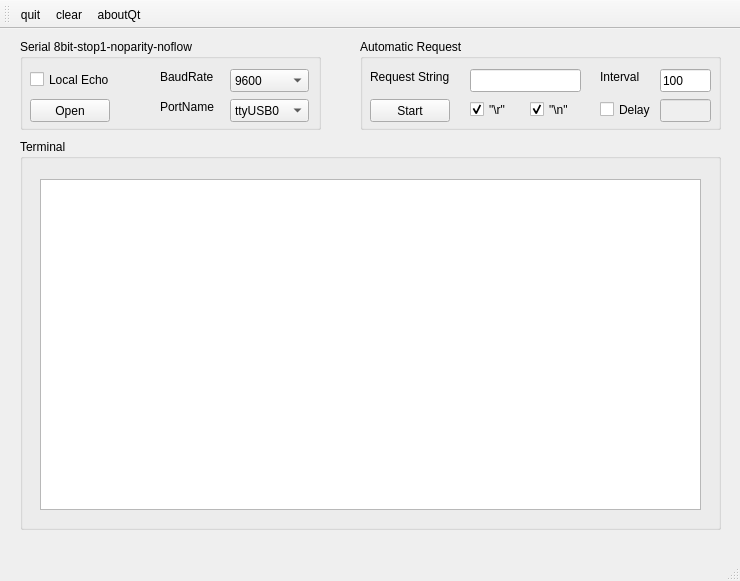
<?xml version="1.0" encoding="UTF-8"?>
<ui version="4.0">
 <class>qtserialterminal</class>
 <widget class="QMainWindow" name="qtserialterminal">
  <property name="geometry">
   <rect>
    <x>0</x>
    <y>0</y>
    <width>740</width>
    <height>581</height>
   </rect>
  </property>
  <property name="windowTitle">
   <string>qtserialterminal</string>
  </property>
  <widget class="QWidget" name="centralWidget">
   <widget class="QGroupBox" name="groupBox">
    <property name="geometry">
     <rect>
      <x>20</x>
      <y>10</y>
      <width>301</width>
      <height>91</height>
     </rect>
    </property>
    <property name="title">
     <string>Serial 8bit-stop1-noparity-noflow</string>
    </property>
    <widget class="QComboBox" name="cmbBaud">
     <property name="geometry">
      <rect>
       <x>210</x>
       <y>30</y>
       <width>79</width>
       <height>23</height>
      </rect>
     </property>
     <item>
      <property name="text">
       <string>9600</string>
      </property>
     </item>
     <item>
      <property name="text">
       <string>38400</string>
      </property>
     </item>
     <item>
      <property name="text">
       <string>57600</string>
      </property>
     </item>
     <item>
      <property name="text">
       <string>115200</string>
      </property>
     </item>
    </widget>
    <widget class="QLabel" name="label_2">
     <property name="geometry">
      <rect>
       <x>140</x>
       <y>30</y>
       <width>61</width>
       <height>16</height>
      </rect>
     </property>
     <property name="text">
      <string>BaudRate</string>
     </property>
    </widget>
    <widget class="QComboBox" name="cmbPort">
     <property name="geometry">
      <rect>
       <x>210</x>
       <y>60</y>
       <width>79</width>
       <height>23</height>
      </rect>
     </property>
     <item>
      <property name="text">
       <string>ttyUSB0</string>
      </property>
     </item>
     <item>
      <property name="text">
       <string>ttyUSB1</string>
      </property>
     </item>
     <item>
      <property name="text">
       <string>ttyUSB2</string>
      </property>
     </item>
     <item>
      <property name="text">
       <string>ttyATK0</string>
      </property>
     </item>
     <item>
      <property name="text">
       <string>ttyATK1</string>
      </property>
     </item>
     <item>
      <property name="text">
       <string>ttyATK2</string>
      </property>
     </item>
     <item>
      <property name="text">
       <string>ttyACM0</string>
      </property>
     </item>
     <item>
      <property name="text">
       <string>ttyACM1</string>
      </property>
     </item>
     <item>
      <property name="text">
       <string>ttyACM2</string>
      </property>
     </item>
    </widget>
    <widget class="QLabel" name="label_3">
     <property name="geometry">
      <rect>
       <x>140</x>
       <y>60</y>
       <width>61</width>
       <height>16</height>
      </rect>
     </property>
     <property name="text">
      <string>PortName</string>
     </property>
    </widget>
    <widget class="QCheckBox" name="chkLocalEcho">
     <property name="geometry">
      <rect>
       <x>10</x>
       <y>30</y>
       <width>91</width>
       <height>21</height>
      </rect>
     </property>
     <property name="text">
      <string>Local Echo</string>
     </property>
    </widget>
    <widget class="QPushButton" name="btnOpen">
     <property name="geometry">
      <rect>
       <x>10</x>
       <y>60</y>
       <width>80</width>
       <height>23</height>
      </rect>
     </property>
     <property name="text">
      <string>Open</string>
     </property>
    </widget>
   </widget>
   <widget class="QGroupBox" name="groupBox_2">
    <property name="geometry">
     <rect>
      <x>360</x>
      <y>10</y>
      <width>361</width>
      <height>91</height>
     </rect>
    </property>
    <property name="title">
     <string>Automatic Request</string>
    </property>
    <widget class="QLineEdit" name="txtReqInterval">
     <property name="geometry">
      <rect>
       <x>300</x>
       <y>30</y>
       <width>51</width>
       <height>23</height>
      </rect>
     </property>
     <property name="text">
      <string>100</string>
     </property>
    </widget>
    <widget class="QLabel" name="label_5">
     <property name="geometry">
      <rect>
       <x>240</x>
       <y>30</y>
       <width>57</width>
       <height>15</height>
      </rect>
     </property>
     <property name="text">
      <string>Interval</string>
     </property>
    </widget>
    <widget class="QLineEdit" name="txtDelay">
     <property name="enabled">
      <bool>false</bool>
     </property>
     <property name="geometry">
      <rect>
       <x>300</x>
       <y>60</y>
       <width>51</width>
       <height>23</height>
      </rect>
     </property>
    </widget>
    <widget class="QCheckBox" name="chkUseDelay">
     <property name="geometry">
      <rect>
       <x>240</x>
       <y>60</y>
       <width>61</width>
       <height>21</height>
      </rect>
     </property>
     <property name="text">
      <string>Delay</string>
     </property>
    </widget>
    <widget class="QLineEdit" name="txtReqData">
     <property name="geometry">
      <rect>
       <x>110</x>
       <y>30</y>
       <width>111</width>
       <height>23</height>
      </rect>
     </property>
     <property name="text">
      <string/>
     </property>
    </widget>
    <widget class="QLabel" name="label_4">
     <property name="geometry">
      <rect>
       <x>10</x>
       <y>30</y>
       <width>91</width>
       <height>16</height>
      </rect>
     </property>
     <property name="text">
      <string>Request String</string>
     </property>
    </widget>
    <widget class="QPushButton" name="btnStart">
     <property name="geometry">
      <rect>
       <x>10</x>
       <y>60</y>
       <width>80</width>
       <height>23</height>
      </rect>
     </property>
     <property name="text">
      <string>Start</string>
     </property>
    </widget>
    <widget class="QCheckBox" name="chkNewRow">
     <property name="geometry">
      <rect>
       <x>110</x>
       <y>60</y>
       <width>51</width>
       <height>21</height>
      </rect>
     </property>
     <property name="text">
      <string>&quot;\r&quot;</string>
     </property>
     <property name="checked">
      <bool>true</bool>
     </property>
    </widget>
    <widget class="QCheckBox" name="chkNewLine">
     <property name="geometry">
      <rect>
       <x>170</x>
       <y>60</y>
       <width>51</width>
       <height>21</height>
      </rect>
     </property>
     <property name="text">
      <string>&quot;\n&quot;</string>
     </property>
     <property name="checked">
      <bool>true</bool>
     </property>
    </widget>
   </widget>
   <widget class="QGroupBox" name="groupBox_3">
    <property name="geometry">
     <rect>
      <x>20</x>
      <y>110</y>
      <width>701</width>
      <height>391</height>
     </rect>
    </property>
    <property name="title">
     <string>Terminal</string>
    </property>
    <widget class="QPlainTextEdit" name="txtTerminal">
     <property name="geometry">
      <rect>
       <x>20</x>
       <y>40</y>
       <width>661</width>
       <height>331</height>
      </rect>
     </property>
    </widget>
   </widget>
  </widget>
  <widget class="QMenuBar" name="menuBar">
   <property name="geometry">
    <rect>
     <x>0</x>
     <y>0</y>
     <width>740</width>
     <height>20</height>
    </rect>
   </property>
  </widget>
  <widget class="QToolBar" name="mainToolBar">
   <attribute name="toolBarArea">
    <enum>TopToolBarArea</enum>
   </attribute>
   <attribute name="toolBarBreak">
    <bool>false</bool>
   </attribute>
   <addaction name="actionQuit"/>
   <addaction name="actionClear"/>
   <addaction name="actionAboutQt"/>
  </widget>
  <widget class="QStatusBar" name="statusBar"/>
  <action name="actionQuit">
   <property name="text">
    <string>quit</string>
   </property>
  </action>
  <action name="actionAboutQt">
   <property name="text">
    <string>aboutQt</string>
   </property>
  </action>
  <action name="actionClear">
   <property name="text">
    <string>clear</string>
   </property>
  </action>
 </widget>
 <layoutdefault spacing="6" margin="11"/>
 <resources/>
 <connections/>
</ui>
